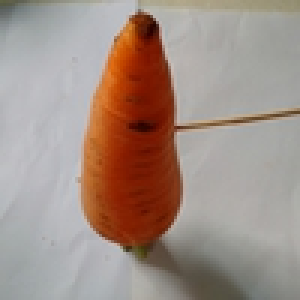
%> input picture Test/Carrot/100.jpg, 100 x 100 px (shown 3 times larger)
$ octave test.m   (GNU Octave 9; MATLAB toolbox functions it lacks are replaced by stand-ins)
%> lines starting %> are read from the running program, lines starting %| are printed output that depends on the picture; in (x1, y1, x2, y2) boxes, pixels count from 0 and x2, y2 are one past the last pixel; in counts of white or black regions, pixels touching at a corner belong together; the program's own positions count from 1
I = imread('100.jpg');
%> I is the input picture: size 100x100x3 uint8; mean R, G, B 161.6, 143.5, 134.2
H = rgb2hsv(I);
%> H: size 100x100x3 double; mean H, S, V 0.273, 0.221, 0.642
Hue=H;
Hue(:,:,2:3) = 0;
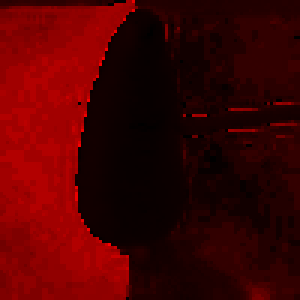
%> Hue: size 100x100x3 double (shown 3 times larger); mean R, G, B 0.273, 0, 0
V=H;
V(:,:,1:2) = 0;
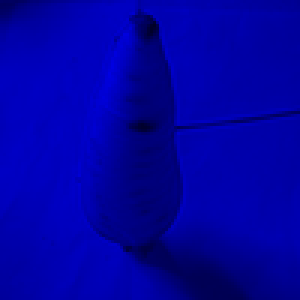
%> V: size 100x100x3 double (shown 3 times larger); mean R, G, B 0, 0, 0.642
BW = H(:,:,2);
wname = 'sym4';
[CA,CH,CV,CD] = dwt2(BW,wname,'mode','per');
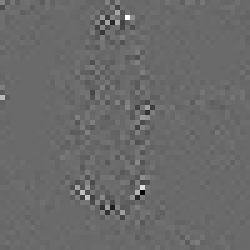
%> CD: size 50x50 double (shown 5 times larger); min -0.116, max 0.162, mean 1.6e-05; drawn with min black and max white
indexes = kmeans(CA(:), 3);
%> indexes = 2500 values, max 3 at index 1, min 1 at index 2, mean 1.33
classImage = reshape(indexes, size(CA));
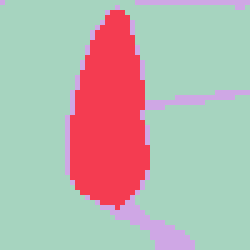
%> classImage: size 50x50 double (shown 5 times larger); 3 distinct labels, from 1 to 3; one colour per label, 0 black
filter = classImage<2;
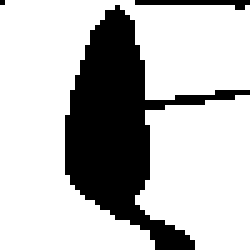
%> filter: size 50x50 logical (shown 5 times larger); 74.2% white; 3 black regions (1 under 20 px), largest, box (x1, y1, x2, y2) and area: (13, 1, 50, 50) 620, (27, 0, 50, 2) 25
filter=mat2gray(filter);
H=imresize(H,0.5);
%> H: size 50x50x3 double; mean H, S, V 0.273, 0.221, 0.642
HSV=H;
H=HSV(:,:,1);
%> H: size 50x50 double
S=HSV(:,:,2);
V=HSV(:,:,3);
%> V: size 50x50 double

BW = edge(CA,'log');
%> BW: size 50x50 logical; 4.9% white in thin lines or dots, all inside (x1, y1, x2, y2) = (14, 1, 49, 44)
% imshow(BW);
I_fill = imfill(BW, 'holes');
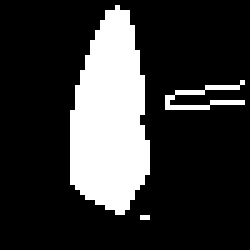
%> I_fill: size 50x50 logical (shown 5 times larger); 20.9% white; 3 white regions (1 under 20 px)
STATS = regionprops(I_fill, 'BoundingBox');
%> STATS = 3 regions; box (x1, y1, x2, y2): (14, 1, 30, 43), (28, 43, 30, 44), (33, 16, 49, 22)
I=imresize(I,0.5);
%> I: size 50x50x3 uint8
bound = STATS.BoundingBox;
%> bound = [14.5 1.5 16 42]
imshow(I_fill);
x1=bound(1)-1;
%> x1 = 13.5
x2=bound(2)-1;
%> x2 = 0.5
x3=bound(3)+1;
%> x3 = 17
x4=bound(4)+1;
%> x4 = 43
I2 = imcrop(I,[x1 x2 x3 x4]);
imshow(I2);
H=immultiply(H,I_fill);
S=immultiply(S,I_fill);
V=immultiply(V,I_fill);
HSV=cat(3,H,S,V);
%> HSV: size 50x50x3 double; mean H, S, V 0.0119, 0.174, 0.117
RGB=hsv2rgb(HSV);
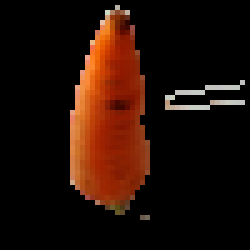
%> RGB: size 50x50x3 double (shown 5 times larger); mean R, G, B 0.117, 0.0494, 0.0218; drawn with min black and max white

$ run again, with Test/Carrot/105.jpg copied over Test/Carrot/100.jpg
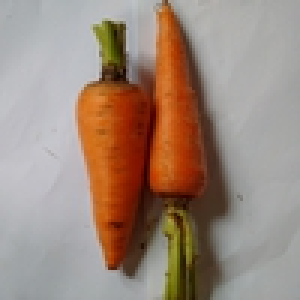
%> input picture Test/Carrot/105.jpg, 100 x 100 px (shown 3 times larger)
%> I is the input picture: size 100x100x3 uint8; mean R, G, B 157.6, 137, 123.8
%> indexes = 2500 values, max 3 at index 617, min 1 at index 1, mean 1.42
%> classImage: size 50x50 double; 3 distinct labels, from 1 to 3
%> `filter = classImage<2;`:
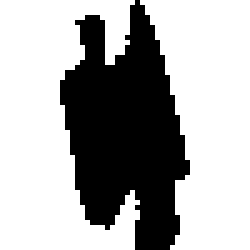
%> filter: size 50x50 logical (shown 5 times larger); 67.3% white; 1 black region, box (x1, y1, x2, y2) and area: (12, 0, 38, 50) 818
%> STATS = 8 regions; box (x1, y1, x2, y2): (12, 1, 27, 45), (25, 31, 26, 32), (27, 33, 29, 49), (29, 1, 38, 36), (29, 21, 30, 28), (31, 36, 32, 37), (32, 38, 35, 44), (33, 47, 34, 49)
%> I: size 50x50x3 uint8
%> bound = [12.5 1.5 15 44]
%> x1 = 11.5
%> x2 = 0.5
%> x3 = 16
%> x4 = 45
%> HSV: size 50x50x3 double; mean H, S, V 0.00583, 0.0363, 0.032
%> `RGB=hsv2rgb(HSV);`:
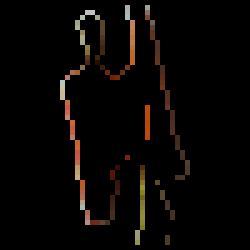
%> RGB: size 50x50x3 double (shown 5 times larger); mean R, G, B 0.0318, 0.0219, 0.0142

$ run again, with Test/Carrot/106.jpg copied over Test/Carrot/100.jpg
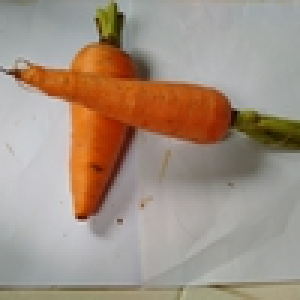
%> input picture Test/Carrot/106.jpg, 100 x 100 px (shown 3 times larger)
%> I is the input picture: size 100x100x3 uint8; mean R, G, B 162.4, 145.3, 130.8
%> indexes = 2500 values, max 3 at index 112, min 1 at index 1, mean 1.47
%> classImage: size 50x50 double; 3 distinct labels, from 1 to 3
%> STATS = 3 regions; box (x1, y1, x2, y2): (1, 1, 49, 37), (19, 1, 49, 21), (39, 27, 40, 28)
%> I: size 50x50x3 uint8
%> bound = [1.5 1.5 48 36]
%> x1 = 0.5
%> x3 = 49
%> x4 = 37
%> HSV: size 50x50x3 double; mean H, S, V 0.00512, 0.0319, 0.0311
%> `RGB=hsv2rgb(HSV);`:
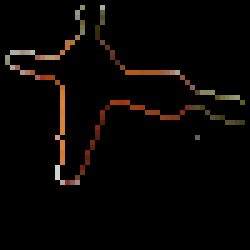
%> RGB: size 50x50x3 double (shown 5 times larger); mean R, G, B 0.0309, 0.0207, 0.0132
